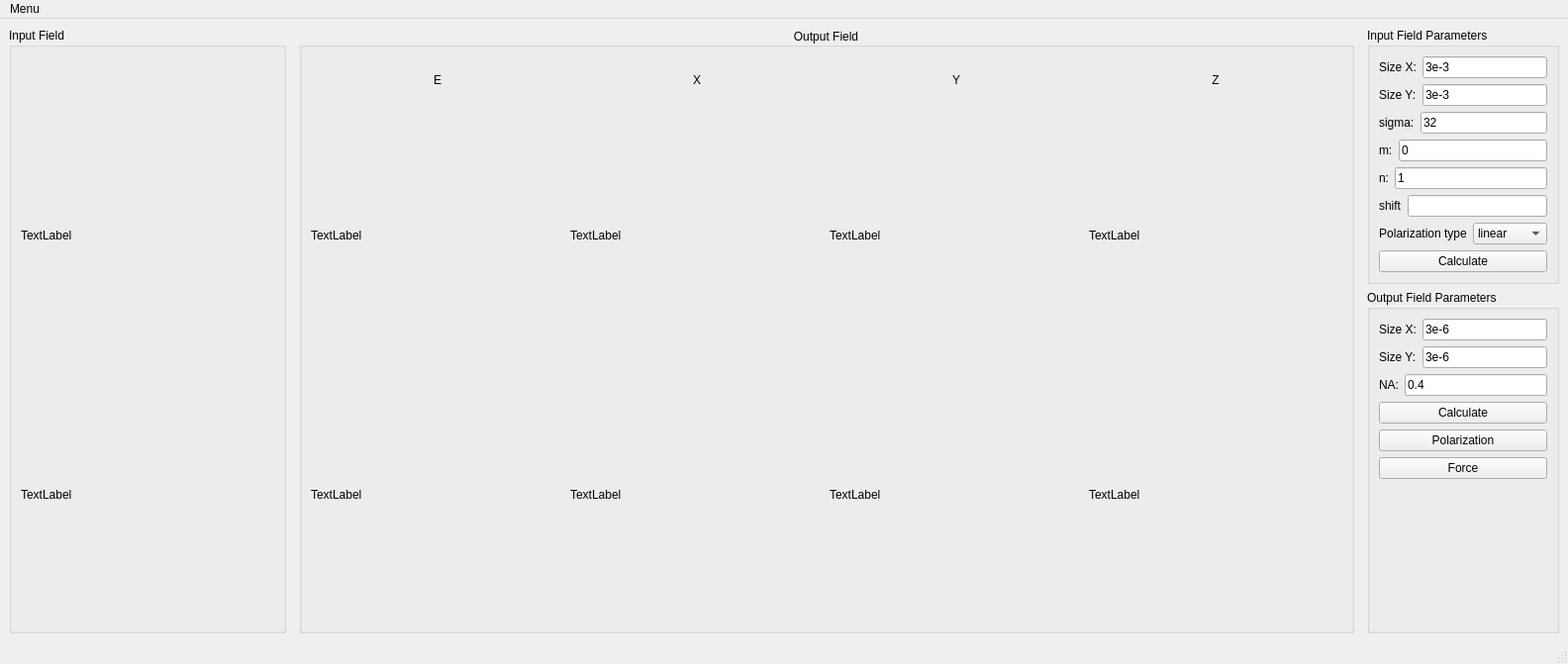
<?xml version="1.0" encoding="UTF-8"?>
<ui version="4.0">
 <class>MainWindow</class>
 <widget class="QMainWindow" name="MainWindow">
  <property name="geometry">
   <rect>
    <x>0</x>
    <y>0</y>
    <width>1584</width>
    <height>671</height>
   </rect>
  </property>
  <property name="windowTitle">
   <string>MainWindow</string>
  </property>
  <widget class="QWidget" name="centralwidget">
   <layout class="QGridLayout" name="gridLayout_2">
    <item row="0" column="0">
     <widget class="QGroupBox" name="groupBox">
      <property name="title">
       <string>Input Field</string>
      </property>
      <layout class="QGridLayout" name="gridLayout">
       <item row="1" column="0">
        <widget class="QLabel" name="input_a">
         <property name="minimumSize">
          <size>
           <width>256</width>
           <height>256</height>
          </size>
         </property>
         <property name="maximumSize">
          <size>
           <width>256</width>
           <height>256</height>
          </size>
         </property>
         <property name="text">
          <string>TextLabel</string>
         </property>
         <property name="scaledContents">
          <bool>true</bool>
         </property>
        </widget>
       </item>
       <item row="2" column="0">
        <widget class="QLabel" name="input_p">
         <property name="minimumSize">
          <size>
           <width>256</width>
           <height>256</height>
          </size>
         </property>
         <property name="maximumSize">
          <size>
           <width>256</width>
           <height>256</height>
          </size>
         </property>
         <property name="text">
          <string>TextLabel</string>
         </property>
         <property name="scaledContents">
          <bool>true</bool>
         </property>
        </widget>
       </item>
       <item row="0" column="0">
        <spacer name="verticalSpacer_2">
         <property name="orientation">
          <enum>Qt::Vertical</enum>
         </property>
         <property name="sizeHint" stdset="0">
          <size>
           <width>20</width>
           <height>40</height>
          </size>
         </property>
        </spacer>
       </item>
      </layout>
     </widget>
    </item>
    <item row="0" column="1">
     <spacer name="horizontalSpacer">
      <property name="orientation">
       <enum>Qt::Horizontal</enum>
      </property>
      <property name="sizeHint" stdset="0">
       <size>
        <width>40</width>
        <height>20</height>
       </size>
      </property>
     </spacer>
    </item>
    <item row="0" column="4">
     <spacer name="horizontalSpacer_2">
      <property name="orientation">
       <enum>Qt::Horizontal</enum>
      </property>
      <property name="sizeHint" stdset="0">
       <size>
        <width>40</width>
        <height>20</height>
       </size>
      </property>
     </spacer>
    </item>
    <item row="0" column="3">
     <widget class="QGroupBox" name="groupBox_2">
      <property name="title">
       <string>Output Field</string>
      </property>
      <property name="alignment">
       <set>Qt::AlignCenter</set>
      </property>
      <layout class="QGridLayout" name="gridLayout_3">
       <item row="2" column="3">
        <widget class="QLabel" name="output_pz">
         <property name="minimumSize">
          <size>
           <width>256</width>
           <height>256</height>
          </size>
         </property>
         <property name="maximumSize">
          <size>
           <width>256</width>
           <height>256</height>
          </size>
         </property>
         <property name="text">
          <string>TextLabel</string>
         </property>
         <property name="scaledContents">
          <bool>true</bool>
         </property>
        </widget>
       </item>
       <item row="1" column="2">
        <widget class="QLabel" name="output_ay">
         <property name="minimumSize">
          <size>
           <width>256</width>
           <height>256</height>
          </size>
         </property>
         <property name="maximumSize">
          <size>
           <width>256</width>
           <height>256</height>
          </size>
         </property>
         <property name="text">
          <string>TextLabel</string>
         </property>
         <property name="scaledContents">
          <bool>true</bool>
         </property>
        </widget>
       </item>
       <item row="1" column="3">
        <widget class="QLabel" name="output_az">
         <property name="minimumSize">
          <size>
           <width>256</width>
           <height>256</height>
          </size>
         </property>
         <property name="maximumSize">
          <size>
           <width>256</width>
           <height>256</height>
          </size>
         </property>
         <property name="text">
          <string>TextLabel</string>
         </property>
         <property name="scaledContents">
          <bool>true</bool>
         </property>
        </widget>
       </item>
       <item row="1" column="1">
        <widget class="QLabel" name="output_ax">
         <property name="minimumSize">
          <size>
           <width>256</width>
           <height>256</height>
          </size>
         </property>
         <property name="maximumSize">
          <size>
           <width>256</width>
           <height>256</height>
          </size>
         </property>
         <property name="text">
          <string>TextLabel</string>
         </property>
         <property name="scaledContents">
          <bool>true</bool>
         </property>
        </widget>
       </item>
       <item row="2" column="2">
        <widget class="QLabel" name="output_py">
         <property name="minimumSize">
          <size>
           <width>256</width>
           <height>256</height>
          </size>
         </property>
         <property name="maximumSize">
          <size>
           <width>256</width>
           <height>256</height>
          </size>
         </property>
         <property name="text">
          <string>TextLabel</string>
         </property>
         <property name="scaledContents">
          <bool>true</bool>
         </property>
        </widget>
       </item>
       <item row="1" column="0">
        <widget class="QLabel" name="output_a">
         <property name="minimumSize">
          <size>
           <width>256</width>
           <height>256</height>
          </size>
         </property>
         <property name="maximumSize">
          <size>
           <width>256</width>
           <height>256</height>
          </size>
         </property>
         <property name="text">
          <string>TextLabel</string>
         </property>
         <property name="scaledContents">
          <bool>true</bool>
         </property>
        </widget>
       </item>
       <item row="2" column="0">
        <widget class="QLabel" name="output_i">
         <property name="minimumSize">
          <size>
           <width>256</width>
           <height>256</height>
          </size>
         </property>
         <property name="maximumSize">
          <size>
           <width>256</width>
           <height>256</height>
          </size>
         </property>
         <property name="text">
          <string>TextLabel</string>
         </property>
         <property name="scaledContents">
          <bool>true</bool>
         </property>
        </widget>
       </item>
       <item row="2" column="1">
        <widget class="QLabel" name="output_px">
         <property name="minimumSize">
          <size>
           <width>256</width>
           <height>256</height>
          </size>
         </property>
         <property name="maximumSize">
          <size>
           <width>256</width>
           <height>256</height>
          </size>
         </property>
         <property name="text">
          <string>TextLabel</string>
         </property>
         <property name="scaledContents">
          <bool>true</bool>
         </property>
        </widget>
       </item>
       <item row="0" column="0">
        <widget class="QLabel" name="label_9">
         <property name="text">
          <string>E</string>
         </property>
         <property name="alignment">
          <set>Qt::AlignCenter</set>
         </property>
        </widget>
       </item>
       <item row="0" column="1">
        <widget class="QLabel" name="label_10">
         <property name="text">
          <string>X</string>
         </property>
         <property name="alignment">
          <set>Qt::AlignCenter</set>
         </property>
        </widget>
       </item>
       <item row="0" column="2">
        <widget class="QLabel" name="label_11">
         <property name="text">
          <string>Y</string>
         </property>
         <property name="alignment">
          <set>Qt::AlignCenter</set>
         </property>
        </widget>
       </item>
       <item row="0" column="3">
        <widget class="QLabel" name="label_13">
         <property name="text">
          <string>Z</string>
         </property>
         <property name="alignment">
          <set>Qt::AlignCenter</set>
         </property>
        </widget>
       </item>
      </layout>
     </widget>
    </item>
    <item row="0" column="5">
     <layout class="QVBoxLayout" name="verticalLayout">
      <item>
       <widget class="QGroupBox" name="groupBox_3">
        <property name="title">
         <string>Input Field Parameters</string>
        </property>
        <property name="flat">
         <bool>false</bool>
        </property>
        <layout class="QGridLayout" name="gridLayout_4">
         <item row="0" column="0">
          <layout class="QHBoxLayout" name="horizontalLayout">
           <item>
            <widget class="QLabel" name="label">
             <property name="text">
              <string>Size X:</string>
             </property>
            </widget>
           </item>
           <item>
            <widget class="QLineEdit" name="size_input_x">
             <property name="text">
              <string>3e-3</string>
             </property>
            </widget>
           </item>
          </layout>
         </item>
         <item row="1" column="0">
          <layout class="QHBoxLayout" name="horizontalLayout_2">
           <item>
            <widget class="QLabel" name="label_2">
             <property name="text">
              <string>Size Y:</string>
             </property>
            </widget>
           </item>
           <item>
            <widget class="QLineEdit" name="size_input_y">
             <property name="text">
              <string>3e-3</string>
             </property>
            </widget>
           </item>
          </layout>
         </item>
         <item row="2" column="0">
          <layout class="QHBoxLayout" name="horizontalLayout_3">
           <item>
            <widget class="QLabel" name="label_3">
             <property name="text">
              <string>sigma:</string>
             </property>
            </widget>
           </item>
           <item>
            <widget class="QLineEdit" name="sigma">
             <property name="text">
              <string>32</string>
             </property>
            </widget>
           </item>
          </layout>
         </item>
         <item row="3" column="0">
          <layout class="QHBoxLayout" name="horizontalLayout_4">
           <item>
            <widget class="QLabel" name="label_4">
             <property name="text">
              <string>m:</string>
             </property>
            </widget>
           </item>
           <item>
            <widget class="QLineEdit" name="t_charge">
             <property name="text">
              <string>0</string>
             </property>
            </widget>
           </item>
          </layout>
         </item>
         <item row="4" column="0">
          <layout class="QHBoxLayout" name="horizontalLayout_5">
           <item>
            <widget class="QLabel" name="label_5">
             <property name="text">
              <string>n:</string>
             </property>
            </widget>
           </item>
           <item>
            <widget class="QLineEdit" name="phi">
             <property name="text">
              <string>1</string>
             </property>
            </widget>
           </item>
          </layout>
         </item>
         <item row="5" column="0">
          <layout class="QHBoxLayout" name="horizontalLayout_8">
           <item>
            <widget class="QLabel" name="label_14">
             <property name="text">
              <string>shift</string>
             </property>
            </widget>
           </item>
           <item>
            <widget class="QLineEdit" name="shift"/>
           </item>
          </layout>
         </item>
         <item row="6" column="0">
          <layout class="QHBoxLayout" name="horizontalLayout_9">
           <item>
            <widget class="QLabel" name="label_8">
             <property name="text">
              <string>Polarization type</string>
             </property>
             <property name="alignment">
              <set>Qt::AlignCenter</set>
             </property>
            </widget>
           </item>
           <item>
            <widget class="QComboBox" name="pol_type">
             <item>
              <property name="text">
               <string>linear</string>
              </property>
             </item>
             <item>
              <property name="text">
               <string>rcircular</string>
              </property>
             </item>
             <item>
              <property name="text">
               <string>lcircular</string>
              </property>
             </item>
             <item>
              <property name="text">
               <string>radial</string>
              </property>
             </item>
             <item>
              <property name="text">
               <string>azimutal</string>
              </property>
             </item>
            </widget>
           </item>
          </layout>
         </item>
         <item row="7" column="0">
          <widget class="QPushButton" name="pushButton">
           <property name="text">
            <string>Calculate</string>
           </property>
          </widget>
         </item>
        </layout>
       </widget>
      </item>
      <item>
       <widget class="QGroupBox" name="groupBox_4">
        <property name="title">
         <string>Output Field Parameters</string>
        </property>
        <layout class="QGridLayout" name="gridLayout_5">
         <item row="2" column="0">
          <layout class="QHBoxLayout" name="horizontalLayout_12">
           <item>
            <widget class="QLabel" name="label_12">
             <property name="text">
              <string>NA:</string>
             </property>
            </widget>
           </item>
           <item>
            <widget class="QLineEdit" name="na">
             <property name="text">
              <string>0.4</string>
             </property>
            </widget>
           </item>
          </layout>
         </item>
         <item row="4" column="0">
          <widget class="QPushButton" name="polarization">
           <property name="text">
            <string>Polarization</string>
           </property>
          </widget>
         </item>
         <item row="6" column="0">
          <spacer name="verticalSpacer">
           <property name="orientation">
            <enum>Qt::Vertical</enum>
           </property>
           <property name="sizeHint" stdset="0">
            <size>
             <width>20</width>
             <height>40</height>
            </size>
           </property>
          </spacer>
         </item>
         <item row="3" column="0">
          <widget class="QPushButton" name="pushButton_2">
           <property name="text">
            <string>Calculate</string>
           </property>
          </widget>
         </item>
         <item row="0" column="0">
          <layout class="QHBoxLayout" name="horizontalLayout_6">
           <item>
            <widget class="QLabel" name="label_6">
             <property name="text">
              <string>Size X:</string>
             </property>
            </widget>
           </item>
           <item>
            <widget class="QLineEdit" name="size_output_x">
             <property name="text">
              <string>3e-6</string>
             </property>
            </widget>
           </item>
          </layout>
         </item>
         <item row="1" column="0">
          <layout class="QHBoxLayout" name="horizontalLayout_7">
           <item>
            <widget class="QLabel" name="label_7">
             <property name="text">
              <string>Size Y:</string>
             </property>
            </widget>
           </item>
           <item>
            <widget class="QLineEdit" name="size_output_y">
             <property name="text">
              <string>3e-6</string>
             </property>
            </widget>
           </item>
          </layout>
         </item>
         <item row="5" column="0">
          <widget class="QPushButton" name="Force">
           <property name="text">
            <string>Force</string>
           </property>
          </widget>
         </item>
        </layout>
       </widget>
      </item>
     </layout>
    </item>
   </layout>
  </widget>
  <widget class="QMenuBar" name="menubar">
   <property name="geometry">
    <rect>
     <x>0</x>
     <y>0</y>
     <width>1584</width>
     <height>30</height>
    </rect>
   </property>
   <widget class="QMenu" name="menuMenu">
    <property name="title">
     <string>Menu</string>
    </property>
    <addaction name="actionSettings"/>
    <addaction name="actionSave"/>
   </widget>
   <addaction name="menuMenu"/>
  </widget>
  <widget class="QStatusBar" name="statusbar"/>
  <action name="actionSettings">
   <property name="text">
    <string>Settings</string>
   </property>
  </action>
  <action name="actionSave">
   <property name="text">
    <string>Save</string>
   </property>
  </action>
 </widget>
 <resources/>
 <connections/>
</ui>
